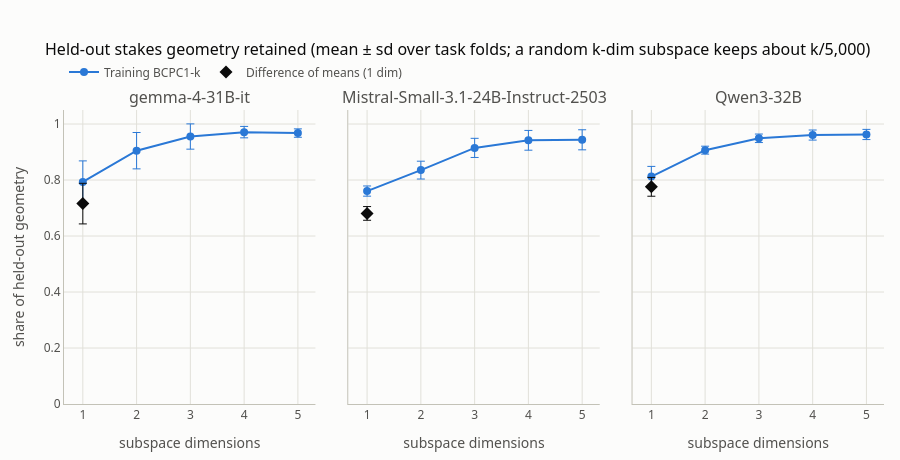

Notebook code cell kept with this figure:
### Markdown cell above
## Goal 1: retained stakes geometry

The stakes geometry of the held-out rows is the scatter of their nine class means around their centre. The held-out tasks are split into two halves, stratified by stakes level. The geometry is measured as the cross-product of the two halves' class means. Sampling noise differs between the halves, so it cancels in expectation. What remains is the structure both halves reproduce.

`bcpc` is the share of that held-out geometry lying inside the first k training BCPC directions. `difference_of_means` is the same share for the single `very_low` → `existential` line. `random` is what a random k-dimensional subspace would keep.

### Code cell
display(pd.concat({name: cv.retention_summary(result.retention)
                   for name, result in results.items()}, axis=1).round(3))
cv.plot_retention(results).show()

### Figure 1 — Plotly figure (JSON) as saved in the notebook; plotly's stock layout.template omitted (floating-point values rounded to 4 significant figures)
{"data": [{"error_y": {"array": [0.07524, 0.06493, 0.04514, 0.02041, 0.01502], "color": "#2a78d6", "thickness": 1, "type": "data"}, "hovertemplate": "%{x} dims: %{y:.3f}<extra>training BCPC</extra>", "legendgroup": "bcpc", "line": {"color": "#2a78d6", "width": 2}, "marker": {"color": "#2a78d6", "size": 8}, "mode": "lines+markers", "name": "Training BCPC1-k", "showlegend": true, "type": "scatter", "x": [1, 2, 3, 4, 5], "xaxis": "x", "y": [0.793, 0.9047, 0.9552, 0.971, 0.9676], "yaxis": "y"}, {"error_y": {"array": [0.07252], "color": "#0b0b0b", "thickness": 1, "type": "data"}, "hovertemplate": "1 dim: %{y:.3f}<extra>difference of means</extra>", "legendgroup": "dom", "marker": {"color": "#0b0b0b", "size": 10, "symbol": "diamond"}, "mode": "markers", "name": "Difference of means (1 dim)", "showlegend": true, "type": "scatter", "x": [1], "xaxis": "x", "y": [0.7157], "yaxis": "y"}, {"error_y": {"array": [0.01817, 0.03186, 0.03417, 0.03532, 0.03582], "color": "#2a78d6", "thickness": 1, "type": "data"}, "hovertemplate": "%{x} dims: %{y:.3f}<extra>training BCPC</extra>", "legendgroup": "bcpc", "line": {"color": "#2a78d6", "width": 2}, "marker": {"color": "#2a78d6", "size": 8}, "mode": "lines+markers", "name": "Training BCPC1-k", "showlegend": false, "type": "scatter", "x": [1, 2, 3, 4, 5], "xaxis": "x2", "y": [0.7605, 0.8353, 0.9147, 0.9417, 0.9435], "yaxis": "y2"}, {"error_y": {"array": [0.02448], "color": "#0b0b0b", "thickness": 1, "type": "data"}, "hovertemplate": "1 dim: %{y:.3f}<extra>difference of means</extra>", "legendgroup": "dom", "marker": {"color": "#0b0b0b", "size": 10, "symbol": "diamond"}, "mode": "markers", "name": "Difference of means (1 dim)", "showlegend": false, "type": "scatter", "x": [1], "xaxis": "x2", "y": [0.6806], "yaxis": "y2"}, {"error_y": {"array": [0.03626, 0.01414, 0.01519, 0.01799, 0.0182], "color": "#2a78d6", "thickness": 1, "type": "data"}, "hovertemplate": "%{x} dims: %{y:.3f}<extra>training BCPC</extra>", "legendgroup": "bcpc", "line": {"color": "#2a78d6", "width": 2}, "marker": {"color": "#2a78d6", "size": 8}, "mode": "lines+markers", "name": "Training BCPC1-k", "showlegend": false, "type": "scatter", "x": [1, 2, 3, 4, 5], "xaxis": "x3", "y": [0.8123, 0.9066, 0.949, 0.9606, 0.9626], "yaxis": "y3"}, {"error_y": {"array": [0.03352], "color": "#0b0b0b", "thickness": 1, "type": "data"}, "hovertemplate": "1 dim: %{y:.3f}<extra>difference of means</extra>", "legendgroup": "dom", "marker": {"color": "#0b0b0b", "size": 10, "symbol": "diamond"}, "mode": "markers", "name": "Difference of means (1 dim)", "showlegend": false, "type": "scatter", "x": [1], "xaxis": "x3", "y": [0.7756], "yaxis": "y3"}], "layout": {"annotations": [{"font": {"size": 16}, "showarrow": false, "text": "gemma-4-31B-it", "x": 0.1533, "xanchor": "center", "xref": "paper", "y": 1, "yanchor": "bottom", "yref": "paper"}, {"font": {"size": 16}, "showarrow": false, "text": "Mistral-Small-3.1-24B-Instruct-2503", "x": 0.5, "xanchor": "center", "xref": "paper", "y": 1, "yanchor": "bottom", "yref": "paper"}, {"font": {"size": 16}, "showarrow": false, "text": "Qwen3-32B", "x": 0.8467, "xanchor": "center", "xref": "paper", "y": 1, "yanchor": "bottom", "yref": "paper"}], "font": {"color": "#52514e", "family": "system-ui, -apple-system, \"Segoe UI\", sans-serif"}, "height": 460, "legend": {"bgcolor": "#fcfcfb", "orientation": "h", "x": 0, "y": 1.08, "yanchor": "bottom"}, "margin": {"b": 56, "l": 64, "r": 16, "t": 110}, "paper_bgcolor": "#fcfcfb", "plot_bgcolor": "#fcfcfb", "title": {"font": {"color": "#0b0b0b", "size": 16}, "text": "Held-out stakes geometry retained (mean ± sd over task folds; a random k-dim subspace keeps about k/5,000)"}, "xaxis": {"anchor": "y", "domain": [0, 0.3067], "dtick": 1, "gridcolor": "#e1e0d9", "linecolor": "#c3c2b7", "title": {"text": "subspace dimensions"}, "zerolinecolor": "#c3c2b7"}, "xaxis2": {"anchor": "y2", "domain": [0.3467, 0.6533], "dtick": 1, "gridcolor": "#e1e0d9", "linecolor": "#c3c2b7", "title": {"text": "subspace dimensions"}, "zerolinecolor": "#c3c2b7"}, "xaxis3": {"anchor": "y3", "domain": [0.6933, 1], "dtick": 1, "gridcolor": "#e1e0d9", "linecolor": "#c3c2b7", "title": {"text": "subspace dimensions"}, "zerolinecolor": "#c3c2b7"}, "yaxis": {"anchor": "x", "domain": [0, 1], "gridcolor": "#e1e0d9", "linecolor": "#c3c2b7", "range": [0, 1.05], "title": {"text": "share of held-out geometry"}, "zerolinecolor": "#c3c2b7"}, "yaxis2": {"anchor": "x2", "domain": [0, 1], "gridcolor": "#e1e0d9", "linecolor": "#c3c2b7", "matches": "y", "range": [0, 1.05], "showticklabels": false, "zerolinecolor": "#c3c2b7"}, "yaxis3": {"anchor": "x3", "domain": [0, 1], "gridcolor": "#e1e0d9", "linecolor": "#c3c2b7", "matches": "y", "range": [0, 1.05], "showticklabels": false, "zerolinecolor": "#c3c2b7"}}}
